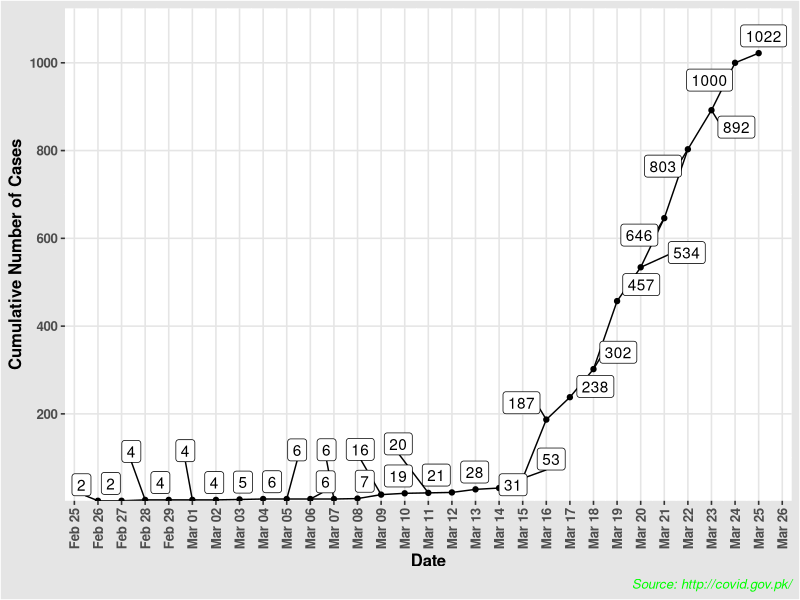
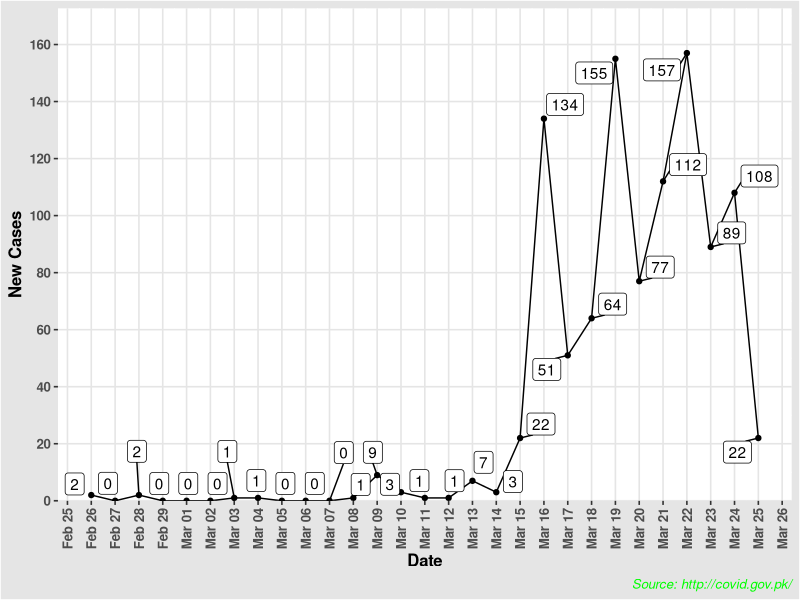

Source code (R) for these figures, in order:
## ---- chunk 1
library(knitr)
opts_chunk$set(
                 fig.path   = 'figure/'
               , cache.path = 'cache/'
               , cache      = c(TRUE, FALSE)[1]
               , dev        = c("svg", "tikz", "pdf", "png")[1]
               , fig.align  = 'center'
              # , fig.show   = 'asis'
              # , fig.width  = 6
              # , fig.height = 6
              # , out.width  = '0.9\\linewidth'
               , par        = TRUE
               , echo       = c(TRUE, FALSE)[2]
               , results    = 'markup'
               , warning    = c(TRUE, FALSE)[2]
               , message    = c(TRUE, FALSE)[2]
               , comment    = NA
               )
options(
          replace.assign = TRUE
        , width          = 80
        , knitr.kable.NA = ''
        )

knit_hooks$set(par = function(before, options, envir){
if (before && options$fig.show!='none')
 par(mar=c(4, 4, 0.1, 0.1), cex.lab = 0.95, cex.axis =0.9, mgp = c(2, 0.7, 0), tcl = -0.3)
}, crop = hook_pdfcrop)

# Suppressing Error Messages in knitr
muffleError <- function(x,options) {}
knit_hooks$set(error=muffleError)
## ---- chunk 2
library(tidyverse)
library(ggthemes)
library(ggrepel)
library(gganimate)
## ---- chunk 3
PakCoronaData <- 
  readxl::read_xlsx("Pakistan.xlsx") %>% 
  mutate(Date = as.Date(Date)) %>% 
  mutate(NewCases = Confirmed - lag(Confirmed, default = 0)) 
## ---- chunk 4
ConfirmedPlot1 <- 
  ggplot(data = PakCoronaData, mapping = aes(x = Date, y = Confirmed, label = Confirmed)) +
  geom_point() +
  geom_line() +
  scale_color_viridis_d() +
  geom_label_repel() +
  scale_x_date(date_labels = "%b %d", date_breaks = "day") +
  scale_y_continuous(expand = c(0, 0), limits = c(NA, max(PakCoronaData$Confirmed)*1.1), breaks = scales::pretty_breaks(8)) +
  labs( 
      x = "Date"
    , y = "Cumulative Number of Cases"
    , caption = "Source: http://covid.gov.pk/"
  ) +
  theme_igray() + 
  scale_colour_tableau() +
  theme(
    plot.title      = element_text(hjust = 0.5)
    , plot.subtitle   = element_text(hjust = 0.5)
    , axis.text.x     = element_text(angle = 90, hjust = 0.95, vjust = 0.5, face = "bold")
    , axis.text.y     = element_text(face = "bold")
    , strip.text.x    = element_text(face = "bold")
    , axis.title.x    = element_text(face = "bold")
    , axis.title.y    = element_text(face = "bold")
    , plot.caption    = element_text(color = "green", face = "italic")
  )

ConfirmedPlot1
## ---- chunk 5
NewCasesPlot1 <- 
  ggplot(data = PakCoronaData, mapping = aes(x = Date, y = NewCases, label = NewCases)) +
  geom_point() +
  geom_line() +
  scale_color_viridis_d() +
  geom_label_repel() +
  scale_x_date(date_labels = "%b %d", date_breaks = "day") +
  scale_y_continuous(expand = c(0, 0), limits = c(NA, max(PakCoronaData$NewCases)*1.1), breaks = scales::pretty_breaks(8)) +
  labs( 
    x = "Date"
    , y = "New Cases"
  , caption = "Source: http://covid.gov.pk/"
  ) +
  theme_igray() + 
  scale_colour_tableau() +
  theme(
    plot.title      = element_text(hjust = 0.5)
    , plot.subtitle   = element_text(hjust = 0.5)
    , axis.text.x     = element_text(angle = 90, hjust = 0.95, vjust = 0.5, face = "bold")
    , axis.text.y     = element_text(face = "bold")
    , strip.text.x    = element_text(face = "bold")
    , axis.title.x    = element_text(face = "bold")
    , axis.title.y    = element_text(face = "bold")
    , plot.caption    = element_text(color = "green", face = "italic")
  )


NewCasesPlot1
